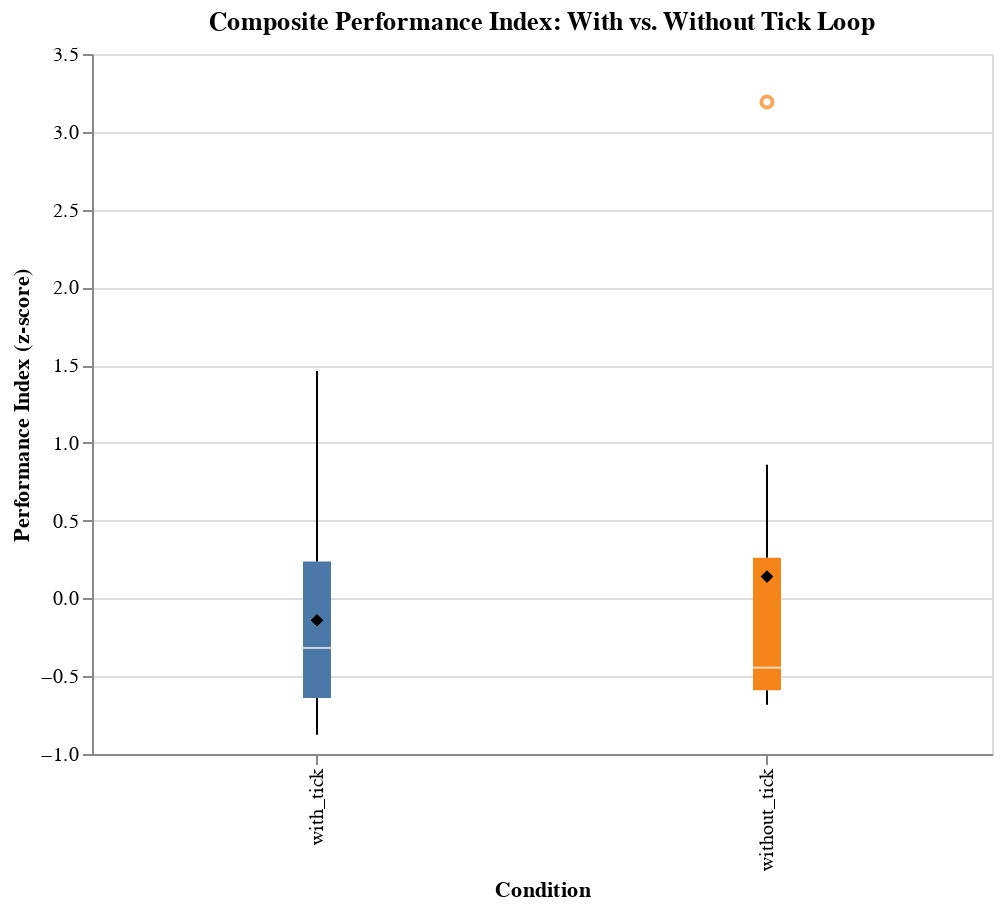

Notebook code for this chart:
### Code cell
base = alt.Chart(perf_df).encode(
    x=alt.X("condition:N", title="Condition"),
    y=alt.Y("performance_index:Q", title="Performance Index (z-score)"),
    color=alt.Color("condition:N", legend=None)
)

# Boxplot
box = base.mark_boxplot()

# Mean als Punkt (korrekt aggregiert!)
mean_points = base.mark_point(
    size=40,
    shape="diamond",
    filled=True,
).encode(
    y=alt.Y("mean(performance_index):Q"),
    color=alt.value("black"),
    tooltip=[
        alt.Tooltip("condition:N", title="Condition"),
        alt.Tooltip("mean(performance_index):Q", title="Mean Performance", format=".2f")
    ]
)

chart_perf_box_with_mean = (box + mean_points).properties(
    title="Composite Performance Index: With vs. Without Tick Loop",
    width=450,
    height=350
)

chart_perf_box_with_mean

### Figure 1 — Vega-Lite specification as saved in the notebook (floating-point values rounded to 4 significant figures)
{"config": {"view": {"continuousWidth": 300, "continuousHeight": 300}}, "layer": [{"mark": {"type": "boxplot"}, "encoding": {"color": {"field": "condition", "legend": null, "type": "nominal"}, "x": {"field": "condition", "title": "Condition", "type": "nominal"}, "y": {"field": "performance_index", "title": "Performance Index (z-score)", "type": "quantitative"}}}, {"mark": {"type": "point", "filled": true, "shape": "diamond", "size": 40}, "encoding": {"color": {"value": "black"}, "tooltip": [{"field": "condition", "title": "Condition", "type": "nominal"}, {"aggregate": "mean", "field": "performance_index", "format": ".2f", "title": "Mean Performance", "type": "quantitative"}], "x": {"field": "condition", "title": "Condition", "type": "nominal"}, "y": {"aggregate": "mean", "field": "performance_index", "type": "quantitative"}}}], "data": {"name": "data-d166bd2160503cab169f5a669fbe4f73"}, "height": 350, "title": "Composite Performance Index: With vs. Without Tick Loop", "width": 450, "$schema": "https://vega.github.io/schema/vega-lite/v6.1.0.json", "datasets": {"data-d166bd2160503cab169f5a669fbe4f73": [{"participant_id": "071225", "condition": "with_tick", "total_hits": 34, "total_damage": 36, "total_deaths": 38, "total_play_time": 807.9, "n_snapshots": 15, "z_deaths": 0.3899, "z_damage": 0.1448, "z_time": 0.1772, "performance_index": 0.2373}, {"participant_id": "071225", "condition": "without_tick", "total_hits": 13, "total_damage": 15, "total_deaths": 13, "total_play_time": 497.0, "n_snapshots": 11, "z_deaths": -0.6243, "z_damage": -0.6723, "z_time": -0.6953, "performance_index": -0.664}, {"participant_id": "199195", "condition": "with_tick", "total_hits": 81, "total_damage": 83, "total_deaths": 70, "total_play_time": 1003.0, "n_snapshots": 20, "z_deaths": 1.688, "z_damage": 1.974, "z_time": 0.7252, "performance_index": 1.462}, {"participant_id": "199195", "condition": "without_tick", "total_hits": 108, "total_damage": 110, "total_deaths": 104, "total_play_time": 1986.0, "n_snapshots": 38, "z_deaths": 3.068, "z_damage": 3.024, "z_time": 3.483, "performance_index": 3.191}, {"participant_id": "232962", "condition": "with_tick", "total_hits": 6, "total_damage": 8, "total_deaths": 4, "total_play_time": 496.5, "n_snapshots": 8, "z_deaths": -0.9894, "z_damage": -0.9446, "z_time": -0.6966, "performance_index": -0.8769}, {"participant_id": "232962", "condition": "without_tick", "total_hits": 38, "total_damage": 40, "total_deaths": 31, "total_play_time": 879.7, "n_snapshots": 18, "z_deaths": 0.1059, "z_damage": 0.3005, "z_time": 0.3786, "performance_index": 0.2617}, {"participant_id": "297088", "condition": "with_tick", "total_hits": 25, "total_damage": 27, "total_deaths": 45, "total_play_time": 831.6, "n_snapshots": 12, "z_deaths": 0.6739, "z_damage": -0.2054, "z_time": 0.2437, "performance_index": 0.2374}, {"participant_id": "297088", "condition": "without_tick", "total_hits": 20, "total_damage": 22, "total_deaths": 24, "total_play_time": 475.1, "n_snapshots": 8, "z_deaths": -0.1781, "z_damage": -0.3999, "z_time": -0.7567, "performance_index": -0.4449}, {"participant_id": "356499", "condition": "with_tick", "total_hits": 13, "total_damage": 15, "total_deaths": 16, "total_play_time": 478.5, "n_snapshots": 8, "z_deaths": -0.5026, "z_damage": -0.6723, "z_time": -0.7473, "performance_index": -0.6407}, {"participant_id": "356499", "condition": "without_tick", "total_hits": 8, "total_damage": 10, "total_deaths": 19, "total_play_time": 458.0, "n_snapshots": 8, "z_deaths": -0.3809, "z_damage": -0.8668, "z_time": -0.8048, "performance_index": -0.6842}, {"participant_id": "510049", "condition": "with_tick", "total_hits": 14, "total_damage": 16, "total_deaths": 9, "total_play_time": 583.4, "n_snapshots": 11, "z_deaths": -0.7866, "z_damage": -0.6334, "z_time": -0.4529, "performance_index": -0.6243}, {"participant_id": "510049", "condition": "without_tick", "total_hits": 52, "total_damage": 54, "total_deaths": 49, "total_play_time": 1064.0, "n_snapshots": 24, "z_deaths": 0.8362, "z_damage": 0.8452, "z_time": 0.8949, "performance_index": 0.8588}, {"participant_id": "807289", "condition": "with_tick", "total_hits": 17, "total_damage": 19, "total_deaths": 10, "total_play_time": 408.7, "n_snapshots": 8, "z_deaths": -0.746, "z_damage": -0.5166, "z_time": -0.9433, "performance_index": -0.7353}, {"participant_id": "807289", "condition": "without_tick", "total_hits": 29, "total_damage": 31, "total_deaths": 19, "total_play_time": 707.5, "n_snapshots": 13, "z_deaths": -0.3809, "z_damage": -0.04972, "z_time": -0.1045, "performance_index": -0.1784}, {"participant_id": "870227", "condition": "with_tick", "total_hits": 31, "total_damage": 33, "total_deaths": 22, "total_play_time": 822.5, "n_snapshots": 14, "z_deaths": -0.2592, "z_damage": 0.0281, "z_time": 0.2183, "performance_index": -0.00427}, {"participant_id": "870227", "condition": "without_tick", "total_hits": 22, "total_damage": 24, "total_deaths": 14, "total_play_time": 547.2, "n_snapshots": 9, "z_deaths": -0.5838, "z_damage": -0.3221, "z_time": -0.5545, "performance_index": -0.4868}, {"participant_id": "975229", "condition": "with_tick", "total_hits": 22, "total_damage": 24, "total_deaths": 14, "total_play_time": 727.3, "n_snapshots": 11, "z_deaths": -0.5838, "z_damage": -0.3221, "z_time": -0.049, "performance_index": -0.3183}, {"participant_id": "975229", "condition": "without_tick", "total_hits": 12, "total_damage": 14, "total_deaths": 10, "total_play_time": 632.3, "n_snapshots": 10, "z_deaths": -0.746, "z_damage": -0.7112, "z_time": -0.3157, "performance_index": -0.591}]}}
